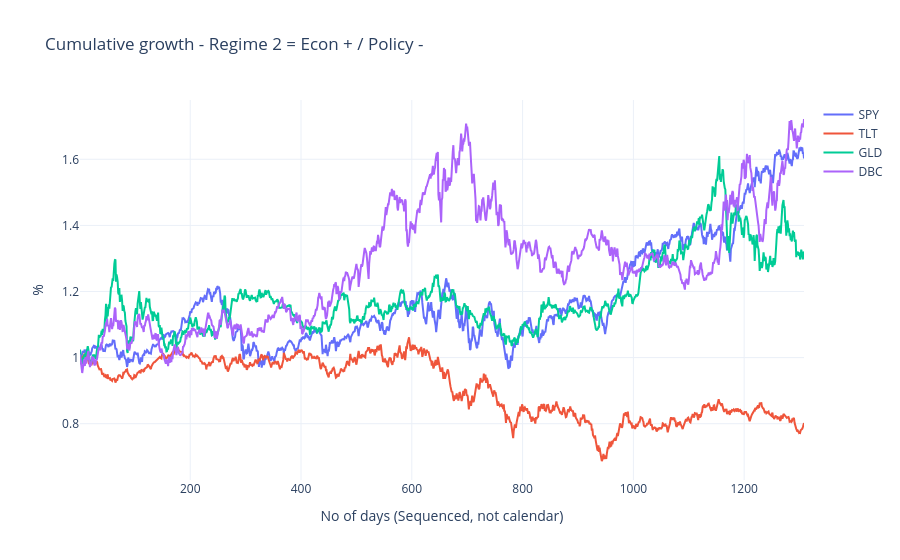

Source (notebook cell):
### Markdown cell above
### Regime 2 - Econ + / Policy -

### Code cell
fig2 = plot_regime_compounded(regime2["returns"], txtregime2)
fig2.show()

regime_metrics(regime2["returns"])

### Figure 1 — Plotly figure (JSON) as saved in the notebook; plotly's stock layout.template omitted (floating-point values rounded to 4 significant figures; data arrays with more than 128 entries replaced by an {"elided": "..."} marker saying what was removed)
{"data": [{"mode": "lines", "name": "SPY", "type": "scatter", "x": {"elided": "1308 int values"}, "y": {"elided": "1308 float values"}}, {"mode": "lines", "name": "TLT", "type": "scatter", "x": {"elided": "1308 int values"}, "y": {"elided": "1308 float values"}}, {"mode": "lines", "name": "GLD", "type": "scatter", "x": {"elided": "1308 int values"}, "y": {"elided": "1308 float values"}}, {"mode": "lines", "name": "DBC", "type": "scatter", "x": {"elided": "1308 int values"}, "y": {"elided": "1308 float values"}}], "layout": {"title": {"text": "Cumulative growth - Regime 2 = Econ + / Policy -"}, "xaxis": {"title": {"text": "No of days (Sequenced, not calendar)"}}, "yaxis": {"title": {"text": "%"}}}}
